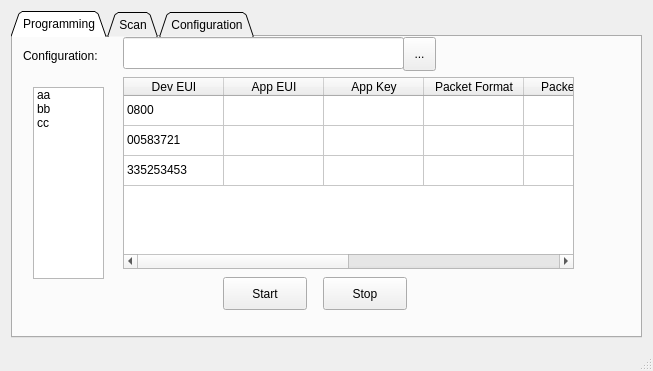
<?xml version="1.0" encoding="UTF-8"?>
<ui version="4.0">
 <class>MainWindow</class>
 <widget class="QMainWindow" name="MainWindow">
  <property name="geometry">
   <rect>
    <x>0</x>
    <y>0</y>
    <width>653</width>
    <height>371</height>
   </rect>
  </property>
  <property name="windowTitle">
   <string>Sentrius Programmer</string>
  </property>
  <widget class="QWidget" name="centralWidget">
   <layout class="QGridLayout" name="gridLayout">
    <item row="0" column="0">
     <widget class="QTabWidget" name="tabcontrol_View">
      <property name="tabPosition">
       <enum>QTabWidget::North</enum>
      </property>
      <property name="tabShape">
       <enum>QTabWidget::Triangular</enum>
      </property>
      <property name="currentIndex">
       <number>0</number>
      </property>
      <property name="documentMode">
       <bool>false</bool>
      </property>
      <property name="tabBarAutoHide">
       <bool>false</bool>
      </property>
      <widget class="QWidget" name="tab_Programming">
       <attribute name="title">
        <string>Programming</string>
       </attribute>
       <widget class="QLabel" name="label_4">
        <property name="geometry">
         <rect>
          <x>10</x>
          <y>10</y>
          <width>101</width>
          <height>18</height>
         </rect>
        </property>
        <property name="text">
         <string>Configuration:</string>
        </property>
       </widget>
       <widget class="QListWidget" name="list_Programmed">
        <property name="geometry">
         <rect>
          <x>20</x>
          <y>50</y>
          <width>71</width>
          <height>192</height>
         </rect>
        </property>
        <property name="alternatingRowColors">
         <bool>false</bool>
        </property>
        <property name="viewMode">
         <enum>QListView::ListMode</enum>
        </property>
        <property name="uniformItemSizes">
         <bool>false</bool>
        </property>
        <property name="selectionRectVisible">
         <bool>false</bool>
        </property>
        <item>
         <property name="text">
          <string>aa</string>
         </property>
        </item>
        <item>
         <property name="text">
          <string>bb</string>
         </property>
        </item>
        <item>
         <property name="text">
          <string>cc</string>
         </property>
        </item>
       </widget>
       <widget class="QToolButton" name="btn_ConfigurationButton">
        <property name="geometry">
         <rect>
          <x>390</x>
          <y>0</y>
          <width>33</width>
          <height>34</height>
         </rect>
        </property>
        <property name="text">
         <string>...</string>
        </property>
       </widget>
       <widget class="QLineEdit" name="edit_Configuration">
        <property name="geometry">
         <rect>
          <x>110</x>
          <y>0</y>
          <width>281</width>
          <height>32</height>
         </rect>
        </property>
       </widget>
       <widget class="QTableWidget" name="table_ProgramResults">
        <property name="geometry">
         <rect>
          <x>110</x>
          <y>40</y>
          <width>451</width>
          <height>192</height>
         </rect>
        </property>
        <property name="editTriggers">
         <set>QAbstractItemView::NoEditTriggers</set>
        </property>
        <property name="dragEnabled">
         <bool>false</bool>
        </property>
        <property name="dragDropOverwriteMode">
         <bool>false</bool>
        </property>
        <property name="dragDropMode">
         <enum>QAbstractItemView::NoDragDrop</enum>
        </property>
        <property name="selectionMode">
         <enum>QAbstractItemView::SingleSelection</enum>
        </property>
        <property name="selectionBehavior">
         <enum>QAbstractItemView::SelectRows</enum>
        </property>
        <property name="verticalScrollMode">
         <enum>QAbstractItemView::ScrollPerItem</enum>
        </property>
        <property name="gridStyle">
         <enum>Qt::SolidLine</enum>
        </property>
        <property name="cornerButtonEnabled">
         <bool>true</bool>
        </property>
        <attribute name="horizontalHeaderHighlightSections">
         <bool>true</bool>
        </attribute>
        <attribute name="verticalHeaderVisible">
         <bool>false</bool>
        </attribute>
        <row>
         <property name="text">
          <string>1</string>
         </property>
        </row>
        <row>
         <property name="text">
          <string>2</string>
         </property>
        </row>
        <row>
         <property name="text">
          <string>3</string>
         </property>
        </row>
        <column>
         <property name="text">
          <string>Dev EUI</string>
         </property>
        </column>
        <column>
         <property name="text">
          <string>App EUI</string>
         </property>
        </column>
        <column>
         <property name="text">
          <string>App Key</string>
         </property>
        </column>
        <column>
         <property name="text">
          <string>Packet Format</string>
         </property>
        </column>
        <column>
         <property name="text">
          <string>Packet Type</string>
         </property>
        </column>
        <column>
         <property name="text">
          <string>Read Period</string>
         </property>
        </column>
        <column>
         <property name="text">
          <string>Aggregate</string>
         </property>
        </column>
        <column>
         <property name="text">
          <string>Status</string>
         </property>
        </column>
        <item row="0" column="0">
         <property name="text">
          <string>0800</string>
         </property>
        </item>
        <item row="0" column="7">
         <property name="text">
          <string>Waiting...</string>
         </property>
        </item>
        <item row="1" column="0">
         <property name="text">
          <string>00583721</string>
         </property>
        </item>
        <item row="1" column="7">
         <property name="text">
          <string>Programmed</string>
         </property>
        </item>
        <item row="2" column="0">
         <property name="text">
          <string>335253453</string>
         </property>
        </item>
        <item row="2" column="7">
         <property name="text">
          <string>Error</string>
         </property>
        </item>
       </widget>
       <widget class="QPushButton" name="btn_Programming_Start">
        <property name="geometry">
         <rect>
          <x>210</x>
          <y>240</y>
          <width>84</width>
          <height>33</height>
         </rect>
        </property>
        <property name="text">
         <string>Start</string>
        </property>
       </widget>
       <widget class="QPushButton" name="btn_Programming_Stop">
        <property name="geometry">
         <rect>
          <x>310</x>
          <y>240</y>
          <width>84</width>
          <height>33</height>
         </rect>
        </property>
        <property name="text">
         <string>Stop</string>
        </property>
       </widget>
      </widget>
      <widget class="QWidget" name="tab_Scan">
       <attribute name="title">
        <string>Scan</string>
       </attribute>
       <widget class="QPushButton" name="btn_Scan">
        <property name="geometry">
         <rect>
          <x>10</x>
          <y>10</y>
          <width>121</width>
          <height>34</height>
         </rect>
        </property>
        <property name="text">
         <string>Start Scanning</string>
        </property>
       </widget>
       <widget class="QPushButton" name="btn_ScanExport">
        <property name="geometry">
         <rect>
          <x>270</x>
          <y>10</y>
          <width>121</width>
          <height>34</height>
         </rect>
        </property>
        <property name="text">
         <string>Export</string>
        </property>
       </widget>
       <widget class="QPushButton" name="btn_ScanClear">
        <property name="geometry">
         <rect>
          <x>140</x>
          <y>10</y>
          <width>121</width>
          <height>34</height>
         </rect>
        </property>
        <property name="text">
         <string>Clear</string>
        </property>
       </widget>
       <widget class="QTableWidget" name="table_ScanResults">
        <property name="geometry">
         <rect>
          <x>10</x>
          <y>50</y>
          <width>451</width>
          <height>192</height>
         </rect>
        </property>
        <property name="editTriggers">
         <set>QAbstractItemView::NoEditTriggers</set>
        </property>
        <property name="dragEnabled">
         <bool>false</bool>
        </property>
        <property name="dragDropOverwriteMode">
         <bool>false</bool>
        </property>
        <property name="dragDropMode">
         <enum>QAbstractItemView::NoDragDrop</enum>
        </property>
        <property name="selectionMode">
         <enum>QAbstractItemView::SingleSelection</enum>
        </property>
        <property name="selectionBehavior">
         <enum>QAbstractItemView::SelectRows</enum>
        </property>
        <property name="verticalScrollMode">
         <enum>QAbstractItemView::ScrollPerItem</enum>
        </property>
        <property name="gridStyle">
         <enum>Qt::SolidLine</enum>
        </property>
        <property name="cornerButtonEnabled">
         <bool>true</bool>
        </property>
        <attribute name="horizontalHeaderHighlightSections">
         <bool>true</bool>
        </attribute>
        <attribute name="verticalHeaderVisible">
         <bool>false</bool>
        </attribute>
        <column>
         <property name="text">
          <string>Dev EUI</string>
         </property>
        </column>
        <column>
         <property name="text">
          <string>BT Address</string>
         </property>
        </column>
        <column>
         <property name="text">
          <string>RSSI</string>
         </property>
        </column>
       </widget>
      </widget>
      <widget class="QWidget" name="tab_Config">
       <attribute name="title">
        <string>Configuration</string>
       </attribute>
       <widget class="QWidget" name="formLayoutWidget">
        <property name="geometry">
         <rect>
          <x>10</x>
          <y>50</y>
          <width>191</width>
          <height>121</height>
         </rect>
        </property>
        <layout class="QFormLayout" name="formLayout">
         <item row="0" column="0">
          <widget class="QLabel" name="label">
           <property name="text">
            <string>Port:</string>
           </property>
          </widget>
         </item>
         <item row="0" column="1">
          <widget class="QComboBox" name="combo_Port">
           <property name="sizePolicy">
            <sizepolicy hsizetype="Expanding" vsizetype="Fixed">
             <horstretch>0</horstretch>
             <verstretch>0</verstretch>
            </sizepolicy>
           </property>
          </widget>
         </item>
         <item row="1" column="0">
          <widget class="QLabel" name="label_2">
           <property name="text">
            <string>Baud:</string>
           </property>
          </widget>
         </item>
         <item row="1" column="1">
          <widget class="QComboBox" name="combo_Baud">
           <property name="sizePolicy">
            <sizepolicy hsizetype="Expanding" vsizetype="Fixed">
             <horstretch>0</horstretch>
             <verstretch>0</verstretch>
            </sizepolicy>
           </property>
           <property name="currentIndex">
            <number>1</number>
           </property>
           <item>
            <property name="text">
             <string>9600</string>
            </property>
           </item>
           <item>
            <property name="text">
             <string>115200</string>
            </property>
           </item>
           <item>
            <property name="text">
             <string>230400</string>
            </property>
           </item>
           <item>
            <property name="text">
             <string>460800</string>
            </property>
           </item>
           <item>
            <property name="text">
             <string>921600</string>
            </property>
           </item>
          </widget>
         </item>
         <item row="2" column="0">
          <widget class="QLabel" name="label_3">
           <property name="text">
            <string>Flow Control:</string>
           </property>
          </widget>
         </item>
         <item row="2" column="1">
          <widget class="QComboBox" name="combo_Flow">
           <property name="sizePolicy">
            <sizepolicy hsizetype="Expanding" vsizetype="Fixed">
             <horstretch>0</horstretch>
             <verstretch>0</verstretch>
            </sizepolicy>
           </property>
           <item>
            <property name="text">
             <string>Hardware</string>
            </property>
           </item>
           <item>
            <property name="text">
             <string>None</string>
            </property>
           </item>
          </widget>
         </item>
        </layout>
       </widget>
       <widget class="QPushButton" name="btn_Connect">
        <property name="geometry">
         <rect>
          <x>10</x>
          <y>180</y>
          <width>191</width>
          <height>34</height>
         </rect>
        </property>
        <property name="text">
         <string>Connect</string>
        </property>
       </widget>
       <widget class="QToolButton" name="btn_Refresh">
        <property name="geometry">
         <rect>
          <x>10</x>
          <y>10</y>
          <width>191</width>
          <height>34</height>
         </rect>
        </property>
        <property name="text">
         <string>Refresh</string>
        </property>
       </widget>
       <widget class="QLabel" name="label_SerialInfo">
        <property name="geometry">
         <rect>
          <x>10</x>
          <y>220</y>
          <width>271</width>
          <height>18</height>
         </rect>
        </property>
        <property name="text">
         <string>TextLabel</string>
        </property>
       </widget>
       <widget class="QFrame" name="frame">
        <property name="geometry">
         <rect>
          <x>320</x>
          <y>10</y>
          <width>161</width>
          <height>71</height>
         </rect>
        </property>
        <property name="autoFillBackground">
         <bool>false</bool>
        </property>
        <property name="frameShape">
         <enum>QFrame::NoFrame</enum>
        </property>
        <property name="frameShadow">
         <enum>QFrame::Plain</enum>
        </property>
        <property name="lineWidth">
         <number>0</number>
        </property>
       </widget>
       <widget class="QLabel" name="label_5">
        <property name="geometry">
         <rect>
          <x>260</x>
          <y>90</y>
          <width>261</width>
          <height>17</height>
         </rect>
        </property>
        <property name="text">
         <string>Plug your programmed BL654 USB dongle in</string>
        </property>
       </widget>
      </widget>
     </widget>
    </item>
   </layout>
  </widget>
  <widget class="QMenuBar" name="menuBar">
   <property name="geometry">
    <rect>
     <x>0</x>
     <y>0</y>
     <width>653</width>
     <height>29</height>
    </rect>
   </property>
  </widget>
  <widget class="QStatusBar" name="statusBar"/>
 </widget>
 <layoutdefault spacing="6" margin="11"/>
 <resources/>
 <connections/>
</ui>
